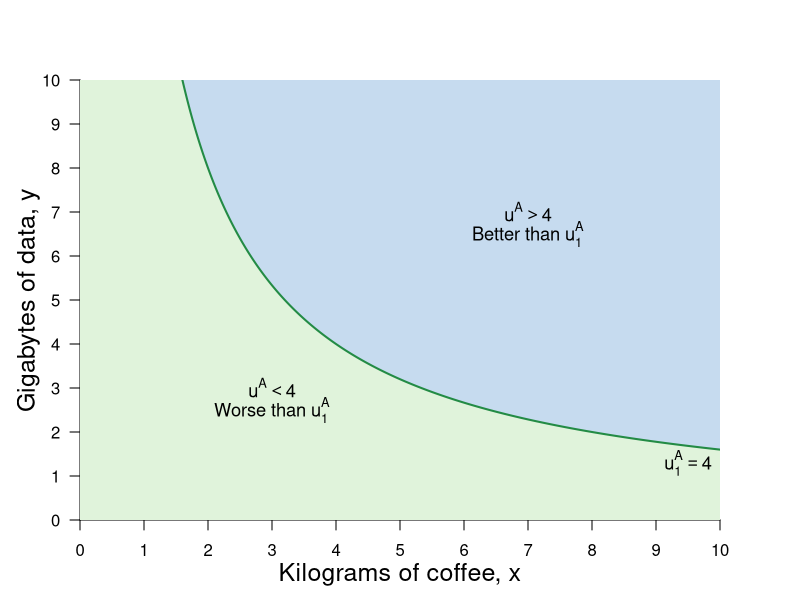

Recreate this plot in R.
#Graph Designer: Simon Halliday
#Authors: Bowles, Foley and Halliday
#Title: Coordination, Conflict and Competition: A Text in Microeconomics

library(shape)
pdf(file = "constrained_optimization/indiff_shaded_new.pdf", width = 8, height = 6)

#Set parameters for graphics
axislabelsize <- 1.5
labelsize <- 1.1
graphlinewidth <- 2
segmentlinewidth <- 1.5

COL <- c("#7fc97f", "#beaed4", "#fdc086", "#ffff99", "#386cb0", "#f0027f", "#bf5b17", "#666666")
COLA <- c("#e0f3db", "#99d8c9","#66c2a4","#41ae76", "#238b45", "#005824")
COLB <- c("#c6dbef", "#4eb3d3", "#2b8cbe", "#0868ac","#084081")

#Edited the margins to cater for the larger LHS labels
par(mar =  c(4, 4, 4, 4))

uFn <- function(x, y, alpha = 0.5){
  (x^alpha)*(y^(1 - alpha))
}

indiffA <- function(x, alpha = 0.5, uA = 5) {
  (uA / x^alpha)^(1/(1 - alpha))
}

xlims <- c(0, 10)
ylims <- c(0, 10)

npts <- 501 
x <- seq(xlims[1], xlims[2], length.out = npts)
y <- seq(ylims[1], ylims[2], length.out = npts) 
a <- c(2, 4, 6)

plot(0, 0, xlim = xlims, ylim = ylims, type = "n",
     xlab = expression(paste("")),
     ylab = expression(paste("")), 
     xaxt = "n", 
     yaxt = "n", 
     cex.lab = axislabelsize, 
     bty = "n", 
     xaxs="i", 
     yaxs="i"
)


ticksy <- seq(from = 0, to = ylims[2], by = 1)
ylabels <- seq(from = 0, to = ylims[2], by = 1)
ticksx <- seq(from = 0, to = xlims[2], by = 1)
xlabels <- seq(from = 0, to = xlims[2], by = 1)
# ticksy <- c(ylims[1], 5.25, 8, ylims[2])
# ylabels <- c(NA, expression(paste(y,"*")), expression(paste(bar(y))), NA)
# ticksx <- c(xlims[1], 5.25, 8.944272, xlims[2])
# xlabels <- c(NA, expression(paste(x,"*")), expression(paste(bar(x))), NA)

axis(1, at = ticksx, pos = 0, labels = xlabels)
axis(2, at = ticksy, pos = 0, labels = ylabels, las = 1)

npts <- 500 
xx1 <- seq(xlims[1], xlims[2], length.out = npts)
xx2 <- seq(0, xlims[2], length.out = npts)
xx3 <- seq(xlims[1], 0, length.out = npts)

#Draw the polygon for shading the utility areas
xpoly1 <- seq(from = xlims[1], to = xlims[2], length.out = 500)
ypoly1 <- indiffA(xpoly1, alpha = 0.5, uA = 4)
polygon(x = c(xpoly1, rev(xpoly1[1])), y = c(ypoly1, rev(ypoly1)[1]), col=COLA[1], density=NULL, border = NA)
ypoly1 <- indiffA(xpoly1, alpha = 0.5, uA = 4)
polygon(x = c(0, 0, xlims[2], xlims[2], 0), y = c(0, indiffA(xlims[2]), indiffA(xlims[2]), 0, 0), col=COLA[1], density=NULL, border = NA)


polygon(x = c(xlims[2], rev(xpoly1), xpoly1), y = c(ylims[2], rev(ypoly1), ypoly1), col=COLB[1], density=NULL, border = NA)


#Draw the graphs
lines(xx1, indiffA(xx1, alpha = 0.5, uA = 4), col = COLA[5], lwd = graphlinewidth)

#Label the feasible frontier
# text(3.2, 1, expression("Feasible Frontier"), cex = labelsize)
# text(3.2, 0.5, expression("(production possibilities frontier)"), cex = labelsize)
# Arrows(4.35, 0.95, 8.1, 0.95, col = "black", lty = 1, lwd = 2, arr.type = "triangle", arr.lwd = 0.5)

#Axis labels
mtext(expression(paste("Kilograms of coffee, ", x)), side = 1, line = 2.5, cex = axislabelsize)
text(-0.8, 5, expression(paste("Gigabytes of data, ", y)), xpd = TRUE, cex = axislabelsize, srt = 90) 


# contour(x, y, 
#         outer(x, y, uFn),
#         drawlabels = FALSE,
#         col = COLB[3],
#         lwd = graphlinewidth,
#         levels = a, 
#         xaxs="i", 
#         yaxs="i", 
#         add = TRUE)


#Label the indifference curves
text(9.5, 1.3, expression(u[1]^A == 4), cex = labelsize)

text(3, 3, expression(u^A < 4), cex = labelsize)
text(3, 2.5, expression(paste("Worse than ", u[1]^A)), cex = labelsize)

text(7, 7, expression(u^A > 4), cex = labelsize)
text(7, 6.5, expression(paste("Better than ", u[1]^A)), cex = labelsize)
#text(9.5, 3.15, expression(u[2]^A), cex = labelsize)
#text(9.5, 5.85, expression(u[3]^A), cex = labelsize)

dev.off()
